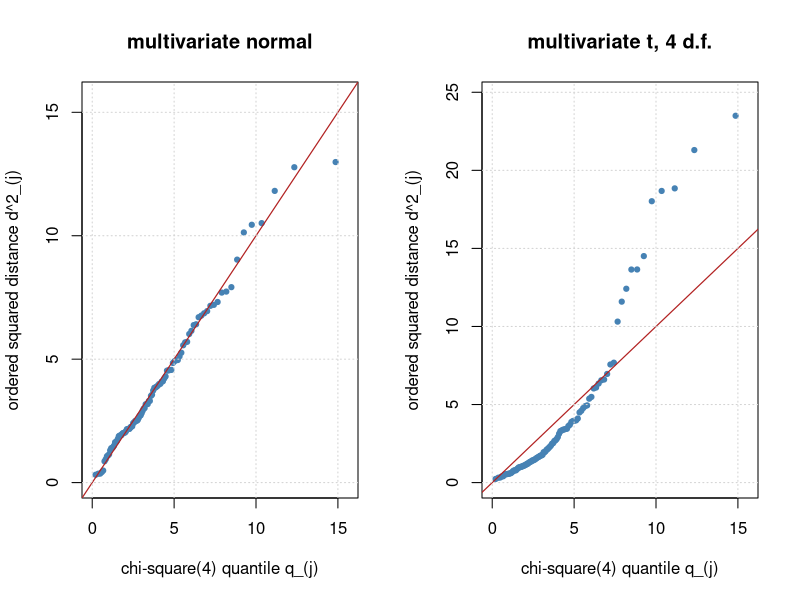

Here is the R script that generated this plot:
# Chi-square plots of squared Mahalanobis distances: normal data versus heavy-tailed multivariate t data.
set.seed(0)
n <- 100
p <- 4
nu <- 4
Sigma <- 0.5 * diag(p) + 0.5
L <- t(chol(Sigma))  # lower triangular, Sigma = L L^T

normal <- matrix(rnorm(n * p), n, p) %*% t(L)
w <- rchisq(n, df = nu) / nu
heavy <- (matrix(rnorm(n * p), n, p) %*% t(L)) / sqrt(w)  # row i divided by sqrt(w_i)

q <- qchisq(((1:n) - 0.5) / n, df = p)

par(mfrow = c(1, 2))
for (case in list(list(x = normal, title = "multivariate normal"),
                  list(x = heavy, title = "multivariate t, 4 d.f."))) {
  d2 <- sort(mahalanobis(case$x, center = colMeans(case$x), cov = cov(case$x)))
  top <- max(q, d2) * 1.05
  plot(q, d2, pch = 19, cex = 0.7, col = "steelblue", xlim = c(0, max(q) * 1.05), ylim = c(0, top),
       xlab = "chi-square(4) quantile q_(j)", ylab = "ordered squared distance d^2_(j)",
       main = case$title)
  abline(0, 1, col = "firebrick", lwd = 1.2)
  grid()
}
